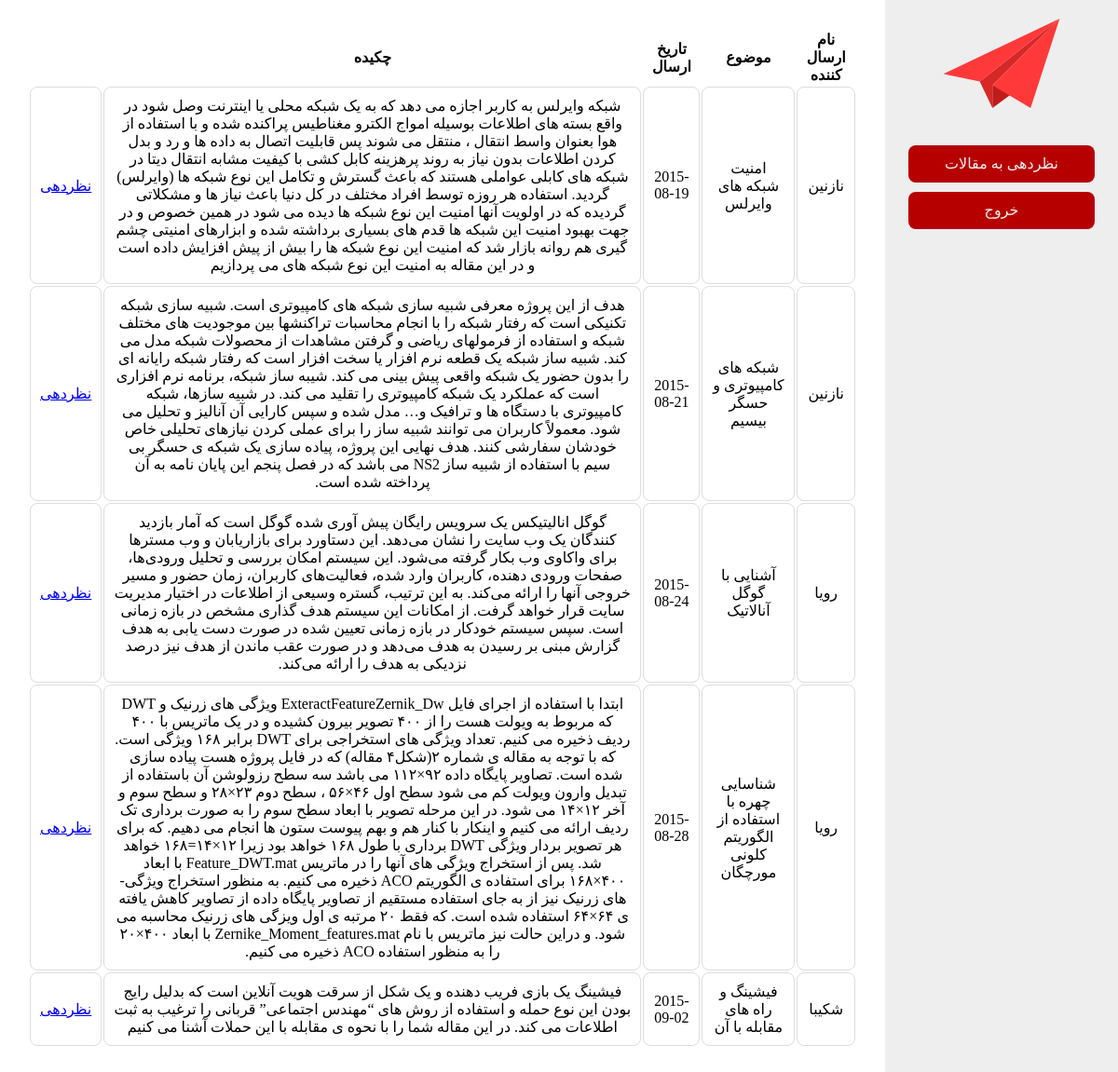
/judge/judge_paper.php (signed in), run on the app's committed database.
### tables this page shows
CREATE TABLE IF NOT EXISTS `papers` (
  `id` int(11) NOT NULL AUTO_INCREMENT,
  `user` int(11) NOT NULL,
  `subject` varchar(1024) NOT NULL,
  `date` date NOT NULL,
  `summary` varchar(10240) NOT NULL,
  `accept` int(11) DEFAULT NULL,
  PRIMARY KEY (`id`)
);

CREATE TABLE IF NOT EXISTS `users` (
  `id` int(11) NOT NULL AUTO_INCREMENT,
  `name` varchar(20) NOT NULL,
  `family` varchar(20) NOT NULL,
  `username` varchar(20) NOT NULL,
  `password` varchar(20) NOT NULL,
  `tel` int(11) NOT NULL,
  `email` text NOT NULL,
  `address` varchar(20) NOT NULL,
  `degree` varchar(20) NOT NULL,
  `accept` int(11) NOT NULL,
  PRIMARY KEY (`id`)
);

### src/judge/judge_paper.php (the view, shortened to what this page needs)
<?php
include "../com/conn.php";
include "judge_nav.php";
$sql = "
    SELECT
        papers.id,
        users.name,
        papers.subject,
        papers.date,
        papers.summary
    FROM
        papers
    JOIN
        users
    ON
        papers.user=users.id
    WHERE
        papers.accept='1'";
$res = $db->query($sql);
$res = $res->fetchAll();
?>
<div id="content">
    <table>
        <tr>
            <th>نام ارسال کننده</th>
            <th>موضوع</th>
            <th>تاریخ ارسال</th>
            <th>چکیده</th>
            <th></th>
        </tr>
        <?php foreach ($res as $row) { ?>
            <tr>
                <td><?php echo $row['name'] ?></td>
                <td><?php echo $row['subject'] ?></td>
                <td><?php echo $row['date'] ?></td>
                <td><?php echo $row['summary'] ?></td>
                <td><a href="judge_add_comment.php?id=<?php echo $row['id'] ?>">نظردهی</a></td>
            </tr>
        <?php } ?>
    </table>
</div>

### src/css/panel.css (style rules this page uses)
#content { text-align: center; overflow: scroll; position: absolute; display: table; height: 100%; width: 100%; z-index: -1; right: 0; top: 0; }
#content table { vertical-align: middle; padding-right: 280px; padding-bottom: 30px; padding-left: 30px; padding-top: 30px; width: 100%; }
#content table td { border-style: solid; border-width: thin; border-radius: 8px; border-color: #DDD; padding: 10px; height: 40px; }

### data on the page
papers: users.name "نازنین", subject "امنیت شبکه های وایرلس", date "2015-08-19", summary "شبکه وایرلس به کاربر اجازه می دهد که به یک شبکه محلی یا اینترنت وصل شود در واقع بسته های اطلاعات بوسیله امواج الکترو مغناطیس پراکنده شده و با استفاده از هوا بعنوان واسط انتقال ، منتقل می شوند پس قابلیت اتصال به داده ها و رد و بدل کردن اطلاعات بدون نیاز به روند پرهزینه کابل کشی با کیفیت مشابه انتقال دیتا در شبکه های کابلی عواملی هستند که باعث گسترش و تکامل این نوع شبکه ها (وایرلس) گردید. استفاده هر روزه توسط افراد مختلف در کل دنیا باعث نیاز ها و مشکلاتی گردیده که در اولویت آنها امنیت این نوع شبکه ها دیده می شود در همین خصوص و در جهت بهبود امنیت این شبکه ها قدم های بسیاری برداشته شده و ابزارهای امنیتی چشم گیری هم روانه بازار شد که امنیت این نوع شبکه ها را بیش از پیش افزایش داده است و در این…"
papers: users.name "نازنین", subject "شبکه های کامپیوتری و حسگر بیسیم", date "2015-08-21", summary "هدف از این پروژه معرفی شبیه سازی شبکه های کامپیوتری است. شبیه سازی شبکه تکنیکی است که رفتار شبکه را با انجام محاسبات تراکنشها بین موجودیت های مختلف شبکه و استفاده از فرمولهای ریاضی و گرفتن مشاهدات از محصولات شبکه مدل می کند. شبیه ساز شبکه یک قطعه نرم افزار یا سخت افزار است که رفتار شبکه رایانه ای را بدون حضور یک شبکه واقعی پیش بینی می کند. شیبه ساز شبکه، برنامه نرم افزاری است که عملکرد یک شبکه کامپیوتری را تقلید می کند. در شبیه سازها، شبکه کامپیوتری با دستگاه ها و ترافیک و… مدل شده و سپس کارایی آن آنالیز و تحلیل می شود. معمولاً کاربران می توانند شبیه ساز را برای عملی کردن نیازهای تحلیلی خاص خودشان سفارشی کنند. هدف نهایی این پروژه، پیاده سازی یک شبکه ی حسگر بی سیم با استفاده از شبیه ساز NS2…"
papers: users.name "رویا", subject "آشنایی با گوگل آنالاتیک", date "2015-08-24", summary "گوگل انالیتیکس یک سرویس رایگان پیش آوری شده گوگل است که آمار بازدید کنندگان یک وب سایت را نشان می‌دهد. این دستاورد برای بازاریابان و وب مسترها برای واکاوی وب بکار گرفته می‌شود. این سیستم امکان بررسی و تحلیل ورودی‌ها، صفحات ورودی دهنده، کاربران وارد شده، فعالیت‌های کاربران، زمان حضور و مسیر خروجی آنها را ارائه می‌کند. به این ترتیب، گستره وسیعی از اطلاعات در اختیار مدیریت سایت قرار خواهد گرفت. از امکانات این سیستم هدف گذاری مشخص در بازه زمانی است. سپس سیستم خودکار در بازه زمانی تعیین شده در صورت دست یابی به هدف گزارش مبنی بر رسیدن به هدف می‌دهد و در صورت عقب ماندن از هدف نیز درصد نزدیکی به هدف را ارائه می‌کند."
papers: users.name "رویا", subject "شناسایی چهره با استفاده از الگوریتم کلونی مورچگان", date "2015-08-28", summary "ابتدا با استفاده از اجرای فایل ExteractFeatureZernik_Dw ویژگی های زرنیک و DWT که مربوط به ویولت هست را از ۴۰۰ تصویر بیرون کشیده و در یک ماتریس با ۴۰۰ ردیف ذخیره می کنیم. تعداد ویژگی های استخراجی برای DWT برابر ۱۶۸ ویژگی است. که با توجه به مقاله ی شماره ۲(شکل۴ مقاله) که در فایل پروژه هست پیاده سازی شده است. تصاویر پایگاه داده ۹۲×۱۱۲ می باشد سه سطح رزولوشن آن باستفاده از تبدیل وارون ویولت کم می شود سطح اول ۴۶×۵۶ ، سطح دوم ۲۳×۲۸ و سطح سوم و آخر ۱۲×۱۴ می شود. در این مرحله تصویر با ابعاد سطح سوم را به صورت برداری تک ردیف ارائه می کنیم و اینکار با کنار هم و بهم پیوست ستون ها انجام می دهیم. که برای هر تصویر بردار ویژگی DWT برداری با طول ۱۶۸ خواهد بود زیرا ۱۲×۱۴=۱۶۸ خواهد شد. پس از استخراج ویژگی…"
papers: users.name "شکیبا", subject "فیشینگ و راه های مقابله با آن", date "2015-09-02", summary "فیشینگ یک بازی فریب دهنده و یک شکل از سرقت هویت آنلاین است که بدلیل رایج بودن این نوع حمله و استفاده از روش های “مهندس اجتماعی” قربانی را ترغیب به ثبت اطلاعات می کند. در این مقاله شما را با نحوه ی مقابله با این حملات آشنا می کنیم"
